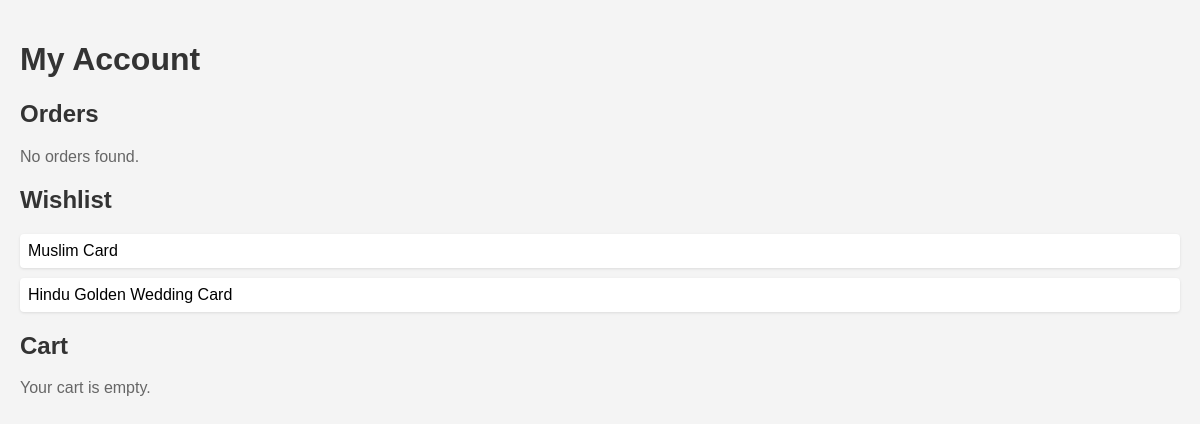
/accounts/ (signed in), run on the app's committed database.
### Wishlists/models.py (models this page shows, shortened)
class Wishlist(models.Model):
    id = models.AutoField(primary_key=True)
    user = models.ForeignKey(settings.AUTH_USER_MODEL, on_delete=models.CASCADE, related_name='wishlist_items')
    product = models.ForeignKey(Product, on_delete=models.CASCADE, related_name='wishlist_items')

### Products/models.py (models this page shows, shortened)
class Product(models.Model):
    id = models.AutoField(primary_key=True)
    name = models.CharField(max_length=200)
    price = models.DecimalField(max_digits=10, decimal_places=2)
    image = models.ImageField(upload_to='imges/')
    CATEGORY_CHOICES = [
        ('Hindu Cards', 'Hindu Cards'),
        ('Muslim Cards', 'Muslim Cards'),
        ('Worship Cards', 'Worship Cards'),
    ]
    category = models.CharField(max_length=50, choices=CATEGORY_CHOICES)
    STOCK_CHOICES = [
        ('In stock', 'In stock'),
        ('Out of stock', 'Out of stock'),
    ]
    stock = models.CharField(max_length=20, choices=STOCK_CHOICES, default='In stock')

### Accounts/views.py (the view)
# urls.py: path('accounts/', AccountPageView.as_view(), name='account_page'),
class AccountPageView(LoginRequiredMixin, TemplateView):
    template_name = 'Accounts/account_page.html'  # Path to your template
    def get_context_data(self, **kwargs):
        context = super().get_context_data(**kwargs)
        user = self.request.user
        context['orders'] = Order.objects.filter(user=user)  # Fetch user orders
        context['wishlist_items'] = Wishlist.objects.filter(user=user)              # Fetch user wishlist
        context['cart_items'] = Cart.objects.filter(user=user)                      # Fetch user cart
        return context

### Accounts/templates/Accounts/account_page.html (shortened to what this page needs)
<!DOCTYPE html>
<html lang="en">
<head>
</head>
<body>
    <h1>My Account</h1>
    <h2>Orders</h2>
    <ul>
        {% for order in orders %}
        <li>{{ order.product.name }} - {{ order.quantity }} - {{ order.status }}</li>
        {% empty %}
        <p>No orders found.</p>
        {% endfor %}
    </ul>
    <h2>Wishlist</h2>
    <ul>
        {% for item in wishlist_items %}
        <li>{{ item.product.name }}</li>
        {% empty %}
        <p>Your wishlist is empty.</p>
        {% endfor %}
    </ul>
    <h2>Cart</h2>
    <ul>
        {% for item in cart_items %}
        <li>{{ item.product.name }} - Quantity: {{ item.quantity }}</li>
        {% empty %}
        <p>Your cart is empty.</p>
        {% endfor %}
    </ul>
</body>
</html>

### Accounts/templates/Accounts/account_page.html (style rules this page uses)
body { font-family: Arial, sans-serif; margin: 0; padding: 20px; background-color: #f4f4f4; }
h1, h2 { color: #333; }
ul { list-style-type: none; padding: 0; }
li { margin-bottom: 10px; padding: 8px; background-color: #fff; border-radius: 4px; box-shadow: 0 1px 3px rgba(0, 0, 0, 0.1); }
p { color: #666; }

### data on the page
Wishlist: product.name "Muslim Card"
Wishlist: product.name "Hindu Golden Wedding Card"
